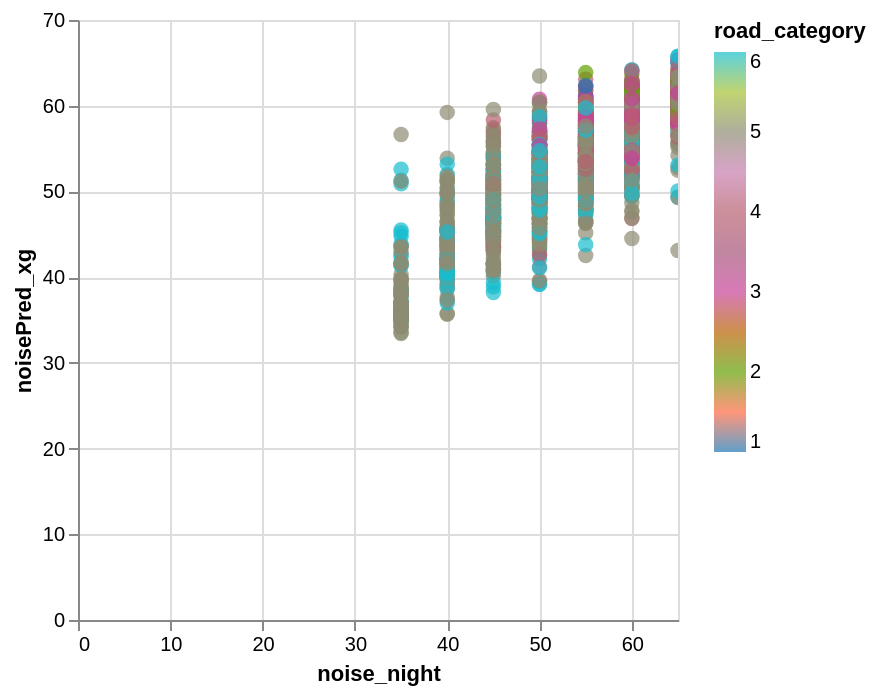

The notebook cell saved with this chart:
### Code cell
data_test['noisePred_xg'] = y_pred

alt.Chart(data_test).mark_circle(size=60).encode(
    x='noise_night',
    y='noisePred_xg',
    color=alt.Color('road_category', scale=alt.Scale(scheme='category10')),
    tooltip=['road_id']
).interactive()

### Figure 1 — Vega-Lite specification as saved in the notebook (floating-point values rounded to 4 significant figures; data arrays with more than 128 entries replaced by an {"elided": "..."} marker saying what was removed)
{"config": {"view": {"continuousWidth": 300, "continuousHeight": 300}}, "data": {"name": "data-8b0d5f16cea1e2ecbddf5138d19900c3"}, "mark": {"type": "circle", "size": 60}, "encoding": {"color": {"field": "road_category", "scale": {"scheme": "category10"}, "type": "quantitative"}, "tooltip": [{"field": "road_id", "type": "nominal"}], "x": {"field": "noise_night", "type": "quantitative"}, "y": {"field": "noisePred_xg", "type": "quantitative"}}, "params": [{"name": "param_1e9efca18e7a2868", "select": {"type": "interval", "encodings": ["x", "y"]}, "bind": "scales"}], "$schema": "https://vega.github.io/schema/vega-lite/v6.4.1.json", "datasets": {"data-8b0d5f16cea1e2ecbddf5138d19900c3": {"elided": "2571 records"}}}
